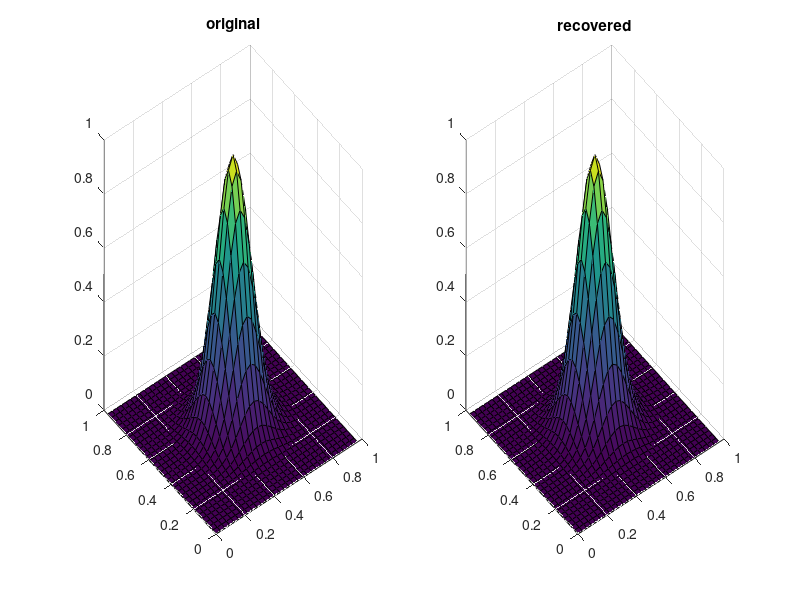

MATLAB code for this plot:
% reference: https://atmos.uw.edu/academics/classes/2012Q2/581/lect/matlab/pois_FFT.m

N = 32;      
L = 1;       
sigma = 0.1;   

k = (2*pi/L)*[0:(N/2-1) (-N/2):(-1)]; 
[KX,KY]  = meshgrid(k,k); 
                       
delsq = -(KX.^2 + KY.^2); 
delsq(1,1) = 1;           

% Construct RHS f(x,y) at the Fourier gridpoints

h = L/N;     
x = (0:(N-1))*h ;
y = (0:(N-1))*h;
[X,Y] = meshgrid(x,y);
rsq = (X-0.5*L).^2 + (Y-0.5*L).^2;
f = exp(-rsq/(2*sigma^2)).*(rsq - 2*sigma^2)/(sigma^4);

%  Spectral inversion of Laplacian

fhat = fft2(f);
u = real(ifft2(fhat./delsq));
u = u - u(1,1);  

%  Plot out solution in interior

uex = exp(-rsq/(2*sigma^2));

subplot(1,2,1);
surf(X,Y,uex);
title('original');

subplot(1,2,2);
surf(X,Y,u)
title('recovered');
